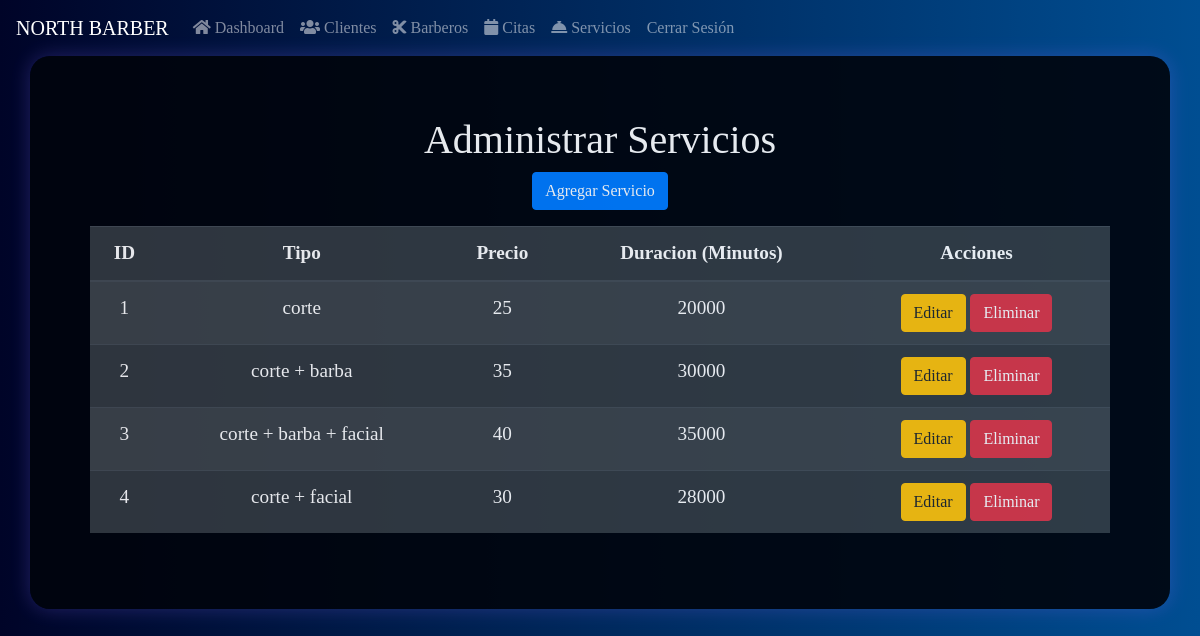
Page /admin_servicios (signed in) on the earlier database version.
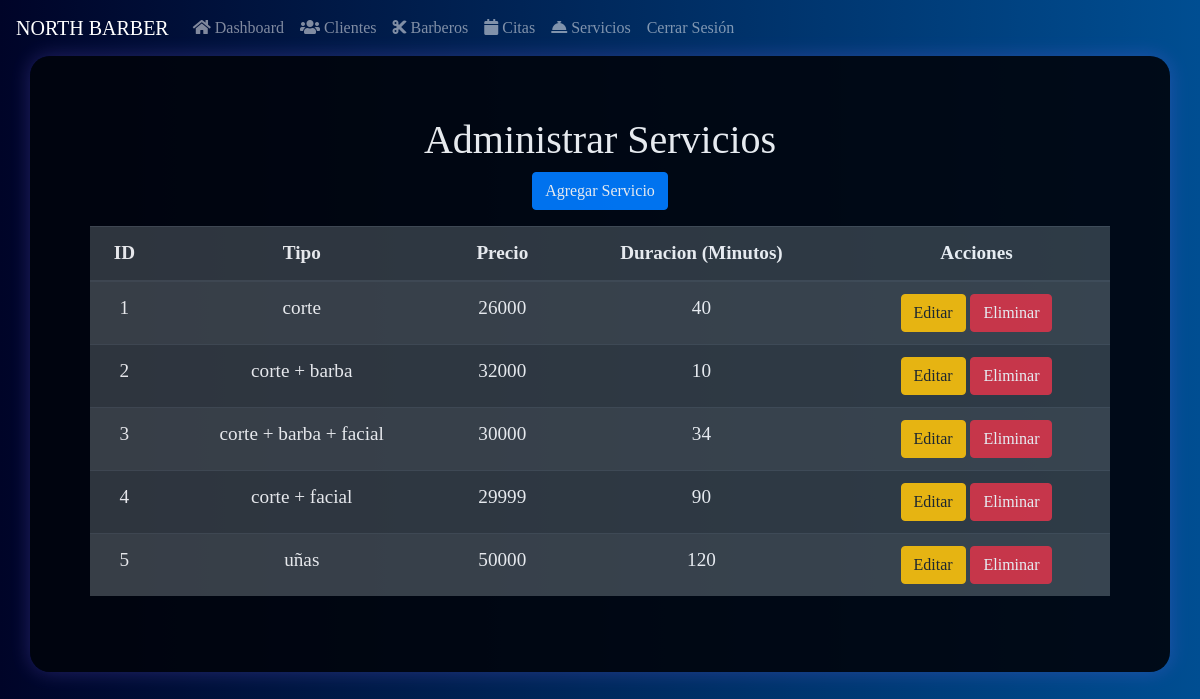
Same page on the later database version.
### tables this page shows
CREATE TABLE "servicio"(
    id_servicio INTEGER PRIMARY KEY,
    tipo VARCHAR(50) NOT NULL
, "precio" INTEGER(50) NOT NULL, "duracion" INTEGER(50) NOT NULL);

### app.py (the view)
    def admin_servicios(self):
        if "tipo_usuario" in session and session["tipo_usuario"] == 3:
            conn = DatabaseManager(self.DATABASE).get_connection()
            cursor = conn.cursor()
            cursor.execute("SELECT * FROM servicio")
            servicios = cursor.fetchall()
            conn.close()
            return render_template("admin_servicios.html", servicios=servicios)
        return redirect("/login")

### app.py (called while the page is built)
    def get_connection(self):
        db = getattr(g, "_database", None)
        if db is None:
            db = g._database = sqlite3.connect(self.database)
        return db

    def close_connection(self, exception):
        db = getattr(g, "_database", None)
        if db is not None:
            db.close()

    def close_connection(self, exception):
        DatabaseManager("barberia.db").close_connection(exception)

### templates/admin_servicios.html (shortened to what this page needs)
<!DOCTYPE html>
<html lang="es">
  <head>
    <link
      href="https://stackpath.bootstrapcdn.com/bootstrap/4.3.1/css/bootstrap.min.css"
      rel="stylesheet"
    />
    <link
      rel="stylesheet"
      href="https://use.fontawesome.com/releases/v5.8.1/css/all.css"
    />
  </head>
  <body>
    <nav class="navbar navbar-expand-lg navbar-dark bg-primary">
      <a class="navbar-brand" href="#">NORTH BARBER</a>
      <div class="collapse navbar-collapse" id="navbarNav">
        <ul class="navbar-nav">
          <li class="nav-item">
            <a class="nav-link" href="/admin_dashboard"
              ><i class="fa fa-home"></i> Dashboard</a
            >
          </li>
          <li class="nav-item">
            <a class="nav-link" href="/admin_clientes"
              ><i class="fa fa-users"></i> Clientes</a
            >
          </li>
          <li class="nav-item">
            <a class="nav-link" href="/admin_barberos"
              ><i class="fa fa-cut"></i> Barberos</a
            >
          </li>
          <li class="nav-item">
            <a class="nav-link" href="/admin_citas"
              ><i class="fa fa-calendar"></i> Citas</a
            >
          </li>
          <li class="nav-item">
            <a class="nav-link" href="/admin_servicios"
              ><i class="fa fa-concierge-bell"></i> Servicios</a
            >
          </li>
          <li class="nav-item">
            <a class="nav-link btn-logout" href="/logout">Cerrar Sesión</a>
          </li>
        </ul>
      </div>
    </nav>
    <div class="container">
      <h1>Administrar Servicios</h1>
      <a href="/admin_agregar_servicio" class="btn btn-primary mb-3"
        >Agregar Servicio</a
      >
      <table class="table table-dark table-striped">
        <thead>
          <tr>
            <th>ID</th>
            <th>Tipo</th>
            <th>Precio</th>
            <th>Duracion (Minutos)</th>
            <th>Acciones</th>
          </tr>
        </thead>
        <tbody>
          {% for servicio in servicios %}
          <tr>
            <td>{{ servicio[0] }}</td>
            <td>{{ servicio[1] }}</td>
            <td>{{ servicio[2] }}</td>
            <td>{{ servicio[3] }}</td>
            <td>
              <a
                href="/admin_editar_servicio/{{ servicio[0] }}"
                class="btn btn-warning"
                >Editar</a
              >
              <a
                href="/admin_eliminar_servicio/{{ servicio[0] }}"
                class="btn btn-danger"
                >Eliminar</a
              >
            </td>
          </tr>
          {% endfor %}
        </tbody>
      </table>
    </div>
  </body>
</html>

### templates/admin_servicios.html (style rules this page uses)
body { background: linear-gradient(to right, #000428, #004e92); color: white; font-family: "Times New Roman", Times, serif; }
.container { font-size: larger; text-align: center; border-radius: 20px; padding: 60px; position: relative; opacity: 0.9; z-index: 2; background: linear-gradient(to bottom, #01040c, #01040c); box-shadow: 0 0 20px rgba(128, 106, 255, 0.3); }
.navbar { background: linear-gradient(to right, #000428, #004e92); }

Differences in the rows shown:
changed servicio "corte": precio "25" → "26000"; duracion "20000" → "40"
changed servicio "corte + barba": precio "35" → "32000"; duracion "30000" → "10"
changed servicio "corte + barba + facial": precio "40" → "30000"; duracion "35000" → "34"
changed servicio "corte + facial": precio "30" → "29999"; duracion "28000" → "90"
added servicio: id_servicio "5", tipo "uñas", precio "50000", duracion "120"
